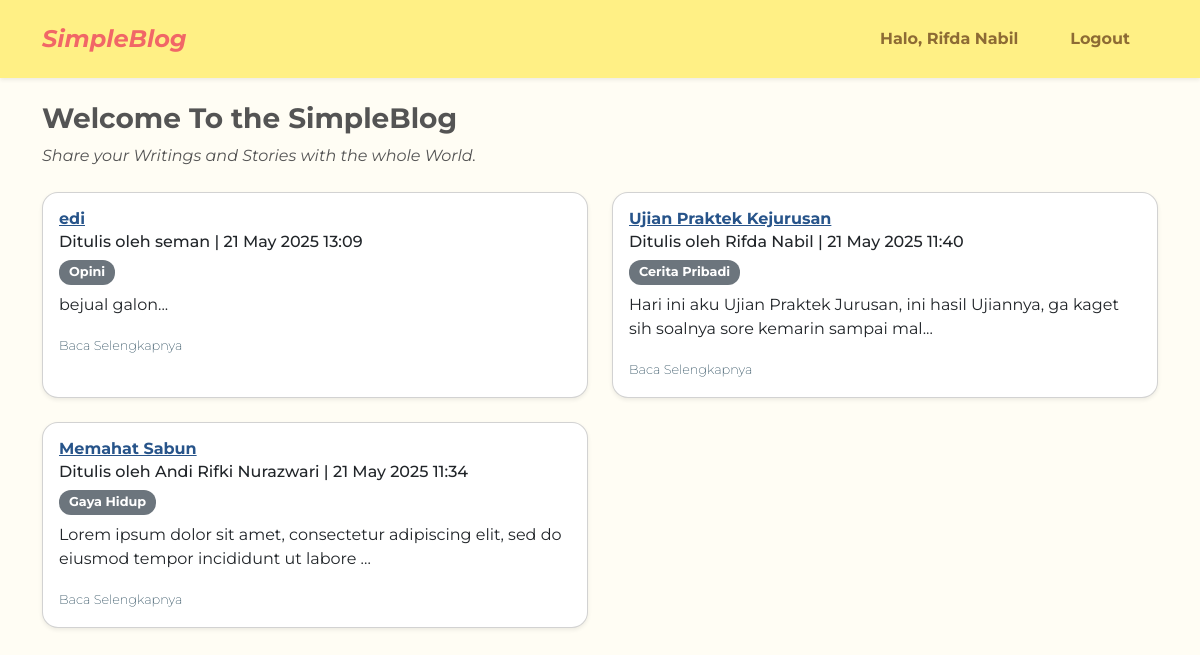
The app's page /beranda.php (signed in) with its own data.
### tables this page shows
CREATE TABLE `posts` (
  `id` int NOT NULL,
  `user_id` int DEFAULT NULL,
  `category_id` int DEFAULT NULL,
  `title` varchar(255) DEFAULT NULL,
  `content` text,
  `create_at` datetime NOT NULL
);

CREATE TABLE `users` (
  `id` int NOT NULL,
  `fullname` varchar(65) NOT NULL,
  `email` varchar(255) NOT NULL,
  `password` varchar(255) NOT NULL
);

CREATE TABLE `categories` (
  `id` int NOT NULL,
  `name` varchar(65) NOT NULL
);

### beranda.php (the view, shortened to what this page needs)
<?php
require './config/connection.php';
$fullname = $_SESSION['fullname'] ?? null;
$query = "SELECT posts.*, users.fullname, categories.name AS category_name
          FROM posts
          JOIN users ON posts.user_id = users.id
          JOIN categories ON posts.category_id = categories.id
          ORDER BY posts.create_at DESC";
$result = $connect->query($query);
$no_postingan = ($result->num_rows === 0);
?>
<!DOCTYPE html>
<html lang="en">
<head>
  <link href="https://cdn.jsdelivr.net/npm/bootstrap@5.3.2/dist/css/bootstrap.min.css" rel="stylesheet">
  <link href="assets/style.css" rel="stylesheet">
</head>
<body>
<nav class="navbar navbar-expand-lg py-3 shadow-sm">
  <div class="container">
    <a class="navbar-brand fw-bold fs-4" href="beranda.php">SimpleBlog</a>
    <ul class="navbar-nav ms-auto d-flex align-items-center gap-3 mb-0">
      <?php if ($fullname): ?>
        <li class="nav-item">
          <a class="nav-link px-2" href="users/dashboard.php">Halo, <?= htmlspecialchars($fullname) ?></a>
        </li>
        <li class="nav-item">
          <a class="nav-link px-2" href="users/logout.php">Logout</a>
        </li>
      <?php else: ?>
        <li class="nav-item">
          <a class="nav-link px-2" href="users/login.php">Login</a>
        </li>
      <?php endif; ?>
    </ul>
  </div>
</nav>
<div class="container mt-4">
  <h3 class="mb-2 fw-bold underline">Welcome To the SimpleBlog</h3>
  <p class="mb-4 fst-italic">Share your Writings and Stories with the whole World.</p>
  <?php if ($no_postingan): ?>
    <div class="alert alert-warning">Belum ada postingan</div>
  <?php else: ?>
    <div class="row row-cols-1 row-cols-md-2 g-4">
      <?php while ($row = $result->fetch_assoc()): ?>
        <div class="col">
          <div class="card h-100 shadow-sm rounded-4">
            <div class="card-body">
              <h6 class="card-title post-title">
                <a href="post.php?id=<?= $row['id'] ?>">
                  <?= htmlspecialchars($row['title']) ?>
                </a>
              </h6>
              <h6 class="card-subtitle mb-2">
                Ditulis oleh <?= htmlspecialchars($row['fullname']) ?> |
                <?= date('d M Y H:i', strtotime($row['create_at'])) ?>
              </h6>
              <span class="badge bg-secondary mb-2"><?= htmlspecialchars($row['category_name']) ?></span>
              <p class="card-text"><?= nl2br(htmlspecialchars(substr($row['content'], 0, 100))) ?>...</p>
              <a href="post.php?id=<?= $row['id'] ?>" class="read-more">Baca Selengkapnya</a>
            </div>
          </div>
        </div>
      <?php endwhile; ?>
    </div>
  <?php endif; ?>
</div>
</body>
</html>

### style.css (style rules this page uses)
body { background-color: #FFFDF4; font-family: 'Montserrat', sans-serif; color: #545454; }
.navbar { background-color: #FFF085; font-weight: 600; }
.navbar-brand { font-style: italic; color: #F16767 !important; }
.nav-link { color: #8d6b34 !important; font-weight: bold; margin-right: 20px; }
.card { border-radius: 2rem; }
.post-title a { color: #27548A; font-weight: bold; }
.read-more { color: #183B4E; font-weight: 200; text-decoration: none; font-size: 0.8rem; }
.badge { font-size: 0.8rem; padding: 6px 10px; border-radius: 12px; }

### records on screen
posts: title "edi", user.fullname "seman", create_at "21 May 2025 13:09", category.name "Opini", content "bejual galon"
posts: title "Ujian Praktek Kejurusan", user.fullname "Rifda Nabil", create_at "21 May 2025 11:40", category.name "Cerita Pribadi", content "Hari ini aku Ujian Praktek Jurusan, ini hasil Ujiannya, ga kaget sih soalnya sore kemarin sampai mal"
posts: title "Memahat Sabun", user.fullname "Andi Rifki Nurazwari", create_at "21 May 2025 11:34", category.name "Gaya Hidup", content "Lorem ipsum dolor sit amet, consectetur adipiscing elit, sed do eiusmod tempor incididunt ut labore"

### other values on screen
$fullname "Rifda Nabil"
